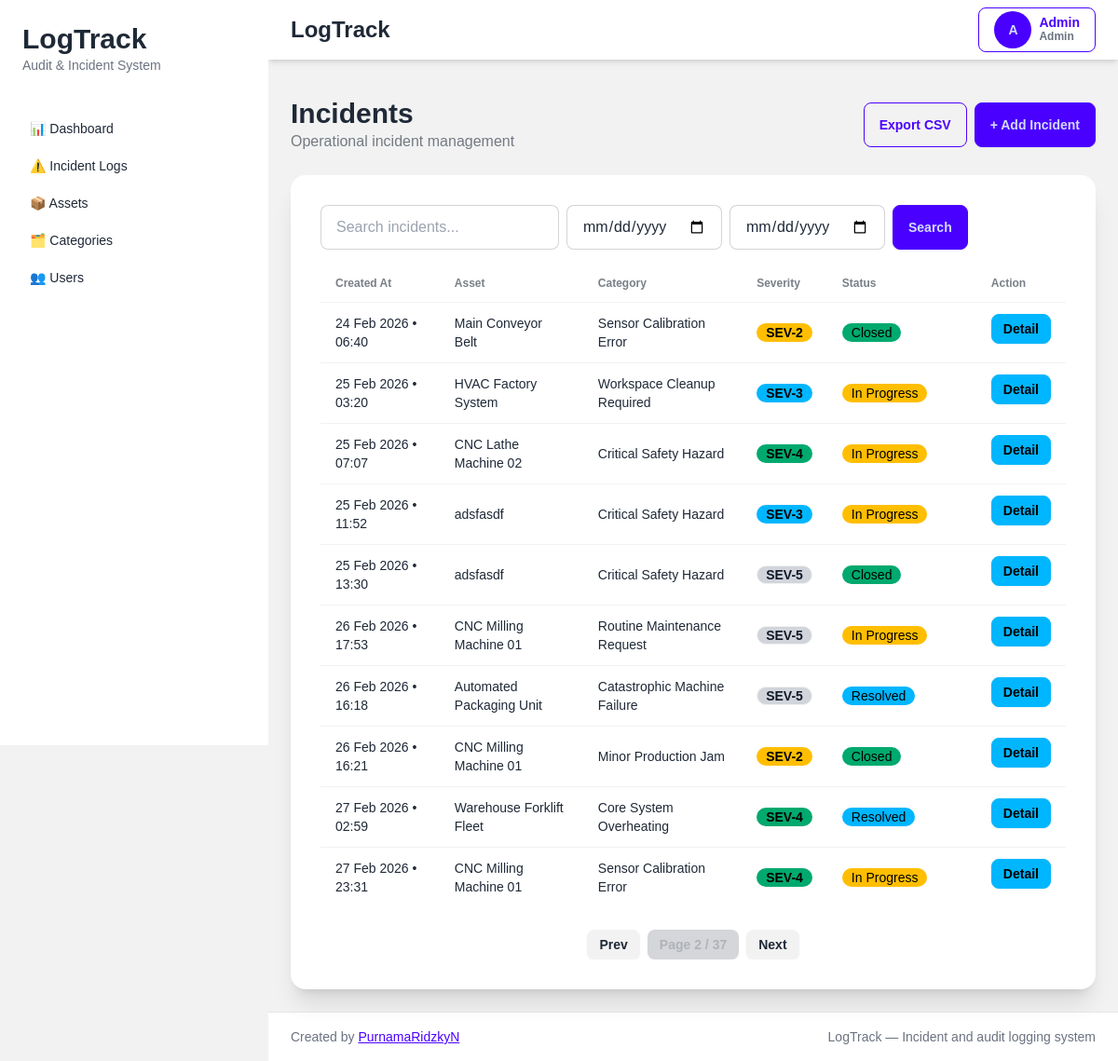
/incidents?page=2&q= (signed in), run on the app's committed database.
### tables this page shows
CREATE TABLE users (

    id INTEGER PRIMARY KEY AUTOINCREMENT,

    role INTEGER NOT NULL,

    name VARCHAR(255) NOT NULL,

    email VARCHAR(255) UNIQUE NOT NULL,

    password VARCHAR(255) NOT NULL,

    created_at DATETIME,

    is_deleted INTEGER DEFAULT 0
);

CREATE TABLE incidents (

    id INTEGER PRIMARY KEY AUTOINCREMENT,

    user_id INTEGER,

    asset_id INTEGER,

    incident_category_id INTEGER,
    
    handled_by INTEGER,

    severity_level VARCHAR(50) NOT NULL,

    status VARCHAR(255) NOT NULL,

    detail TEXT,

    created_at DATETIME,

    updated_at DATETIME,

    is_deleted INTEGER DEFAULT 0,

    FOREIGN KEY (user_id)
        REFERENCES users(id),

    FOREIGN KEY (asset_id)
        REFERENCES assets(id),

    FOREIGN KEY (incident_category_id)
        REFERENCES incident_categories(id)
    
    FOREIGN KEY (handled_by)
        REFERENCES users(id)
);

CREATE TABLE assets (

    id INTEGER PRIMARY KEY AUTOINCREMENT,

    asset_code VARCHAR(255) UNIQUE NOT NULL,

    asset_name VARCHAR(255) NOT NULL,

    status VARCHAR(50) DEFAULT 'Operational',

    created_at DATETIME,

    updated_at DATETIME,

    is_deleted INTEGER DEFAULT 0
);

CREATE TABLE incident_categories (

    id INTEGER PRIMARY KEY AUTOINCREMENT,

    category_name VARCHAR(255) NOT NULL,

    default_severity VARCHAR(50) NOT NULL,

    created_at DATETIME,

    updated_at DATETIME,

    is_deleted INTEGER DEFAULT 0
);

### app/controllers/incident_controller.py (the view, shortened to what this page needs)
def incident_index():
    conn = None
    try:
        conn = get_db_connection()
        role = session.get("role")
        role = int(role) if role is not None else 2
        user_id = session.get("user_id")
        page = request.args.get("page", 1, type=int)
        q = request.args.get("q", "")
        start_date = request.args.get("start_date", "")
        end_date = request.args.get("end_date", "")
        limit = 10
        offset = (page - 1) * limit
        params = []
        base_query = """
        FROM incidents i
        LEFT JOIN assets a ON i.asset_id = a.id
        LEFT JOIN incident_categories c ON i.incident_category_id = c.id
        LEFT JOIN users u ON i.user_id = u.id
        LEFT JOIN users h ON i.handled_by = h.id
        WHERE 1=1
        """
        if role == 2:
            base_query += " AND i.user_id = ?"
            params.append(user_id)
        if role != 0:
            base_query += " AND i.is_deleted = 0"
        if start_date:
            base_query += " AND DATE(i.created_at) >= DATE(?)"
            params.append(start_date)
        if end_date:
            base_query += " AND DATE(i.created_at) <= DATE(?)"
            params.append(end_date)
        total = conn.execute(
            f"SELECT COUNT(*) {base_query}",
            params
        ).fetchone()[0]
        rows = conn.execute(
            f"""
            SELECT
                i.*,
                a.asset_name,
                c.category_name,
                u.name AS reported_by,
                h.name AS handled_by_name
            {base_query}
            ORDER BY i.id DESC
            LIMIT ? OFFSET ?
            """,
            params + [limit, offset]
        ).fetchall()
        incidents = []
        for row in rows:
            row = dict(row)
            if row.get("created_at"):
                dt = datetime.strptime(row["created_at"], "%Y-%m-%d %H:%M:%S")
                row["created_at"] = dt.strftime("%d %b %Y • %H:%M")
            incidents.append(row)
        total_pages = (total + limit - 1) // limit
        return render_template(
            "incidents/index.html",
            incidents=incidents,
            page=page,
            total_pages=total_pages,
            q=q,
            start_date=start_date,
            end_date=end_date,
            role=role
        )
    finally:
        if conn:
            conn.close()

### app/app.py (called while the page is built)
def create_app():
    app = Flask(__name__)
    app.config.from_object(
        "app.config.Config"
    )
    app.add_template_filter(
        timesince,
        "timesince"
    )
    @app.context_processor
    def inject_user():
        return {
            "role": session.get("role"),
            "user_name": session.get("name"),
            "user_id": session.get("user_id")
        }
    from app.routes.web import register_routes
    register_routes(app)
    return app

### app/database/connection.py (called while the page is built)
def get_db_connection():
    conn = sqlite3.connect(
        Config.DATABASE_PATH,
        timeout=30,
        isolation_level=None,
        check_same_thread=False
    )
    conn.row_factory = sqlite3.Row
    conn.execute("PRAGMA foreign_keys = ON")
    conn.execute("PRAGMA journal_mode = WAL")
    return conn

### app/templates/incidents/index.html (shortened to what this page needs)
{% extends "layouts/app.html" %} {% block title %}Incidents{% endblock %} {%
block content %}
<div class="flex items-center justify-between mb-6">
  <div>
    <h1 class="text-3xl font-bold">Incidents</h1>
    <p class="text-base-content/60">Operational incident management</p>
  </div>
  <div class="flex gap-2">
    {% if role in [0, 1] %}
    <a href="/export-incidents-csv" class="btn btn-outline btn-primary">
      Export CSV
    </a>
    {% endif %}
    <a href="/incidents/create" class="btn btn-primary"> + Add Incident </a>
  </div>
</div>
<div class="card bg-base-100 shadow-xl">
  <div class="card-body">
    <div class="overflow-x-auto">
      <form method="GET" class="flex gap-2 mb-4">
        <input
          type="text"
          name="q"
          value="{{ q }}"
          placeholder="Search incidents..."
          class="input input-bordered w-64" />
        <input
          type="date"
          name="start_date"
          value="{{ start_date }}"
          class="input input-bordered" />
        <input
          type="date"
          name="end_date"
          value="{{ end_date }}"
          class="input input-bordered" />
        <button class="btn btn-primary">Search</button>
      </form>
      <table class="table">
        <thead>
          <tr>
            <th>Created At</th>
            <th>Asset</th>
            <th>Category</th>
            <th>Severity</th>
            <th class="w-40">Status</th>
            <th>Action</th>
          </tr>
        </thead>
        <tbody>
          {% for incident in incidents %}
          <tr>
            <td>{{ incident.created_at }}</td>
            <td>{{ incident.asset_name }}</td>
            <td>{{ incident.category_name }}</td>
            <td>
              {% if incident.severity_level == 'SEV-1' %}
              <div class="badge badge-error text-black font-bold">SEV-1</div>
              {% elif incident.severity_level == 'SEV-2' %}
              <div class="badge badge-warning text-black font-bold">SEV-2</div>
              {% elif incident.severity_level == 'SEV-3' %}
              <div class="badge badge-info text-black font-bold">SEV-3</div>
              {% elif incident.severity_level == 'SEV-4' %}
              <div class="badge badge-success text-black font-bold">SEV-4</div>
              {% elif incident.severity_level == 'SEV-5' %}
              <div
                class="badge bg-gray-300 text-gray-900 font-bold whitespace-nowrap">
                SEV-5
              </div>
              {% else %}
              <div class="badge badge-outline">
                {{ incident.severity_level }}
              </div>
              {% endif %}
            </td>
            <td>
              {% if not incident.status %}
              <div class="badge badge-neutral">No Status</div>
              {% elif incident.status == 'Open' %}
              <div class="badge badge-error">Open</div>
              {% elif incident.status == 'In Progress' %}
              <div class="badge badge-warning">In Progress</div>
              {% elif incident.status == 'Resolved' %}
              <div class="badge badge-info">Resolved</div>
              {% elif incident.status == 'Closed' %}
              <div class="badge badge-success">Closed</div>
              {% else %}
              <div class="badge badge-outline">{{ incident.status }}</div>
              {% endif %}
            </td>
            <td class="flex gap-2">
              <a
                href="/incidents/{{ incident.id }}"
                class="btn btn-info btn-sm">
                Detail
              </a>
            </td>
          </tr>
          {% endfor %}
        </tbody>
      </table>
      <div class="flex justify-center mt-6 gap-2">
        {% if page > 1 %}
        <a href="/incidents?page={{ page - 1 }}&q={{ q }}" class="btn btn-sm">
          Prev
        </a>
        {% endif %}
        <span class="btn btn-sm btn-disabled">
          Page {{ page }} / {{ total_pages }}
        </span>
        {% if page < total_pages %}
        <a href="/incidents?page={{ page + 1 }}&q={{ q }}" class="btn btn-sm">
          Next
        </a>
        {% endif %}
      </div>
    </div>
  </div>
</div>
{% endblock %}

### app/templates/layouts/app.html (shortened to what this page needs)
<!doctype html>
<html lang="en">
  <head>
    <script src="https://cdn.tailwindcss.com"></script>
    <link
      href="https://cdn.jsdelivr.net/npm/daisyui@4.12.10/dist/full.min.css"
      rel="stylesheet" />
    <link
      rel="stylesheet"
      href="{{ url_for('static', filename='css/app.css') }}" />
  </head>
  <body class="bg-base-200">
    <div class="drawer lg:drawer-open">
      <div class="drawer-content flex flex-col">
        <div class="navbar bg-base-100 shadow-md">
          <div class="flex-1">
            <h1 class="text-2xl font-bold px-4">LogTrack</h1>
          </div>
          <div class="dropdown dropdown-end px-4">
            <div
              tabindex="0"
              role="button"
              class="btn btn-outline btn-primary flex items-center gap-2">
              <div class="avatar placeholder">
                <div class="bg-primary text-primary-content rounded-full w-10">
                  <span> {{ session["name"][0]|upper }} </span>
                </div>
              </div>
              <div class="hidden md:block text-left">
                <div class="font-semibold">{{ session["name"] }}</div>
                <div class="text-xs text-gray-500">
                  {% if role == 0 %} Super Admin {% elif role == 1 %} Admin
                  {%else %} User {% endif %}
                </div>
              </div>
            </div>
          </div>
        </div>
        <div class="px-6 pt-4">
        </div>
        <main class="p-6">{% block content %} {% endblock %}</main>
        <footer
          class="border-t border-base-300 bg-base-100 px-6 py-4 text-sm text-gray-500">
          <div
            class="flex flex-col gap-1 md:flex-row md:justify-between md:items-center">
            <div>
              Created by
              <a
                href="https://github.com/PurnamaRidzkyN"
                class="link link-primary"
                target="_blank"
                rel="noopener noreferrer"
                >PurnamaRidzkyN</a
              >
            </div>
            <div>LogTrack &mdash; Incident and audit logging system</div>
          </div>
        </footer>
      </div>
      <div class="drawer-side">
        <aside class="w-72 min-h-full bg-base-100">
          <div class="p-6">
            <h2 class="text-3xl font-bold">LogTrack</h2>
            <p class="text-sm text-gray-500">Audit & Incident System</p>
          </div>
          <ul class="menu p-4 text-base-content space-y-1">
            {% if role == 0 or role == 1 %}
            <li>
              <a href="/dashboard">📊 Dashboard</a>
            </li>
            {% endif %}
            <li>
              <a href="/incidents">⚠️ Incident Logs</a>
            </li>
            {% if role == 0 or role == 1 %}
            <li>
              <a href="/assets">📦 Assets</a>
            </li>
            <li>
              <a href="/incident_categories">🗂️ Categories</a>
            </li>
            <li>
              <a href="/users">👥 Users</a>
            </li>
            {% endif %}
          </ul>
        </aside>
      </div>
    </div>
  </body>
</html>

### app/static/css/app.css (style rules this page uses)
body { font-family: sans-serif; }

### data on the page
users: name "Admin"
incidents: created_at "24 Feb 2026 • 06:40", asset_name "Main Conveyor Belt", category_name "Sensor Calibration Error", severity_level "SEV-2", status "Closed"
incidents: created_at "25 Feb 2026 • 03:20", asset_name "HVAC Factory System", category_name "Workspace Cleanup Required", severity_level "SEV-3", status "In Progress"
incidents: created_at "25 Feb 2026 • 07:07", asset_name "CNC Lathe Machine 02", category_name "Critical Safety Hazard", severity_level "SEV-4", status "In Progress"
incidents: created_at "25 Feb 2026 • 11:52", asset_name "adsfasdf", category_name "Critical Safety Hazard", severity_level "SEV-3", status "In Progress"
incidents: created_at "25 Feb 2026 • 13:30", asset_name "adsfasdf", category_name "Critical Safety Hazard", severity_level "SEV-5", status "Closed"
incidents: created_at "26 Feb 2026 • 17:53", asset_name "CNC Milling Machine 01", category_name "Routine Maintenance Request", severity_level "SEV-5", status "In Progress"
incidents: created_at "26 Feb 2026 • 16:18", asset_name "Automated Packaging Unit", category_name "Catastrophic Machine Failure", severity_level "SEV-5", status "Resolved"
incidents: created_at "26 Feb 2026 • 16:21", asset_name "CNC Milling Machine 01", category_name "Minor Production Jam", severity_level "SEV-2", status "Closed"
incidents: created_at "27 Feb 2026 • 02:59", asset_name "Warehouse Forklift Fleet", category_name "Core System Overheating", severity_level "SEV-4", status "Resolved"
incidents: created_at "27 Feb 2026 • 23:31", asset_name "CNC Milling Machine 01", category_name "Sensor Calibration Error", severity_level "SEV-4", status "In Progress"

### other printed values
{{ session["name"][0]|upper }} "A"
{{ page }} "2"
{{ total_pages }} "37"
